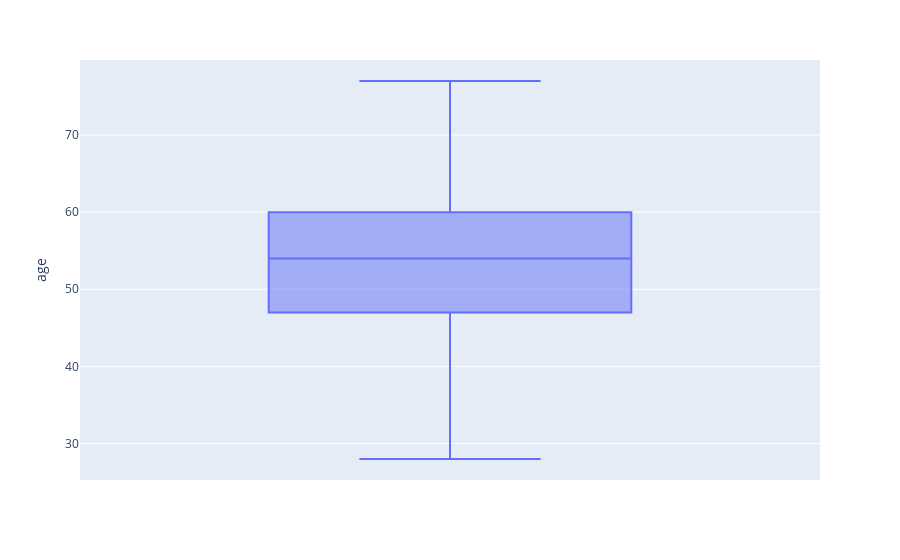
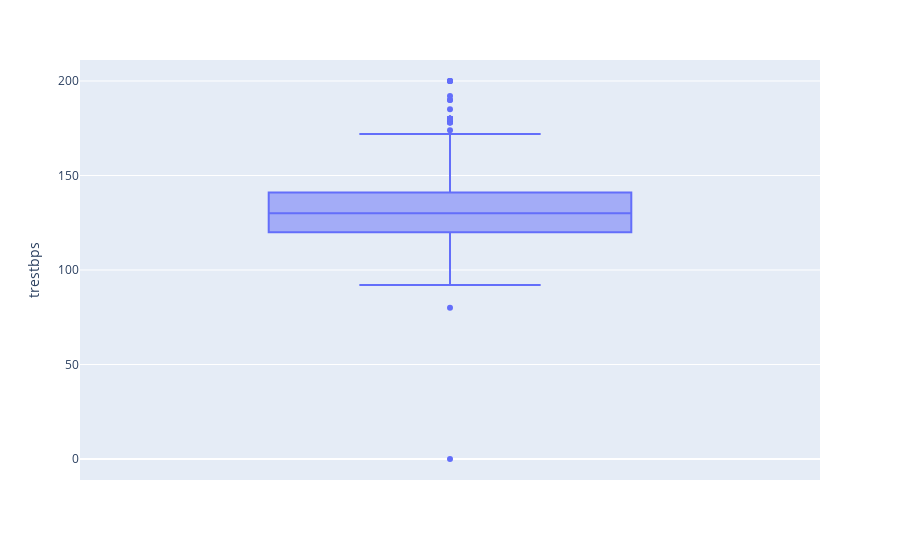
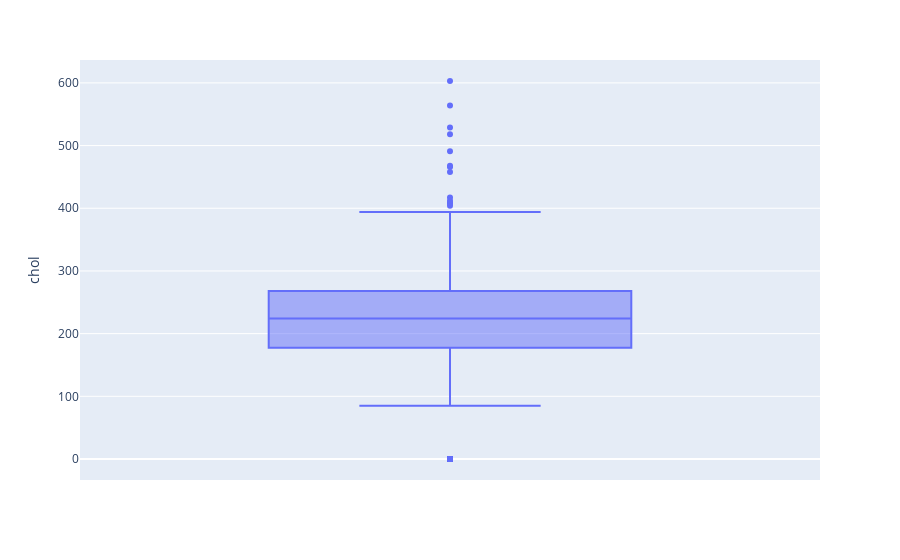
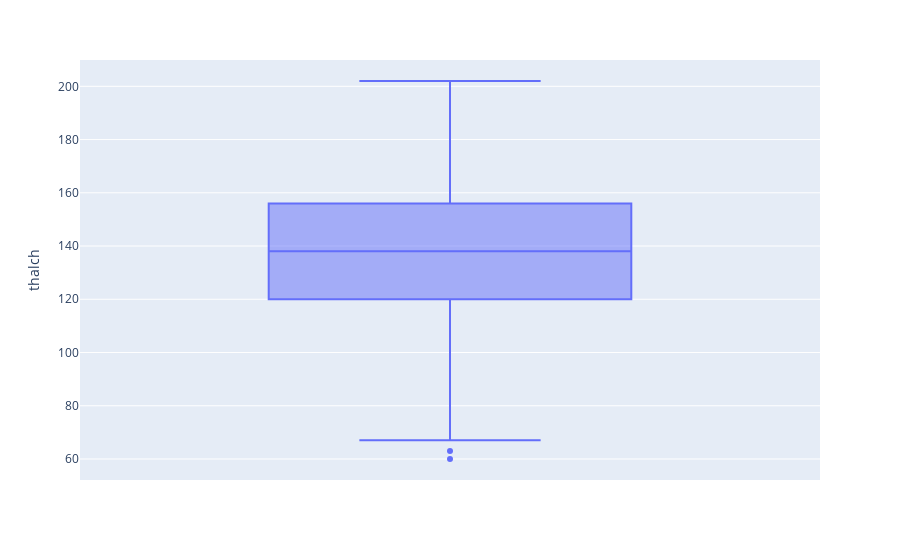

The notebook cell saved with these charts, in order:
### Code cell
# make box plots of all the numeric columns using for loop and plotly
fig = px.box(data_frame=df, y='age')
fig.show()

fig = px.box(data_frame=df, y='trestbps')
fig.show()

fig = px.box(data_frame=df, y='chol')
fig.show()

fig = px.box(data_frame=df, y='thalch')
fig.show()

fig = px.box(data_frame=df, y='oldpeak')
fig.show()

### Figure 1 — Plotly figure (JSON) as saved in the notebook; plotly's stock layout.template omitted (floating-point values rounded to 4 significant figures; data arrays with more than 128 entries replaced by an {"elided": "..."} marker saying what was removed)
{"data": [{"alignmentgroup": "True", "hovertemplate": "age=%{y}<extra></extra>", "legendgroup": "", "marker": {"color": "#636efa"}, "name": "", "notched": false, "offsetgroup": "", "orientation": "v", "showlegend": false, "type": "box", "x0": " ", "xaxis": "x", "y": {"elided": "920 int values"}, "y0": " ", "yaxis": "y"}], "layout": {"boxmode": "group", "legend": {"tracegroupgap": 0}, "margin": {"t": 60}, "xaxis": {"anchor": "y", "domain": [0, 1]}, "yaxis": {"anchor": "x", "domain": [0, 1], "title": {"text": "age"}}}}

### Figure 2 — Plotly figure (JSON) as saved in the notebook; plotly's stock layout.template omitted (floating-point values rounded to 4 significant figures; data arrays with more than 128 entries replaced by an {"elided": "..."} marker saying what was removed)
{"data": [{"alignmentgroup": "True", "hovertemplate": "trestbps=%{y}<extra></extra>", "legendgroup": "", "marker": {"color": "#636efa"}, "name": "", "notched": false, "offsetgroup": "", "orientation": "v", "showlegend": false, "type": "box", "x0": " ", "xaxis": "x", "y": {"elided": "920 float values"}, "y0": " ", "yaxis": "y"}], "layout": {"boxmode": "group", "legend": {"tracegroupgap": 0}, "margin": {"t": 60}, "xaxis": {"anchor": "y", "domain": [0, 1]}, "yaxis": {"anchor": "x", "domain": [0, 1], "title": {"text": "trestbps"}}}}

### Figure 3 — Plotly figure (JSON) as saved in the notebook; plotly's stock layout.template omitted (floating-point values rounded to 4 significant figures; data arrays with more than 128 entries replaced by an {"elided": "..."} marker saying what was removed)
{"data": [{"alignmentgroup": "True", "hovertemplate": "chol=%{y}<extra></extra>", "legendgroup": "", "marker": {"color": "#636efa"}, "name": "", "notched": false, "offsetgroup": "", "orientation": "v", "showlegend": false, "type": "box", "x0": " ", "xaxis": "x", "y": {"elided": "920 float values"}, "y0": " ", "yaxis": "y"}], "layout": {"boxmode": "group", "legend": {"tracegroupgap": 0}, "margin": {"t": 60}, "xaxis": {"anchor": "y", "domain": [0, 1]}, "yaxis": {"anchor": "x", "domain": [0, 1], "title": {"text": "chol"}}}}

### Figure 4 — Plotly figure (JSON) as saved in the notebook; plotly's stock layout.template omitted (floating-point values rounded to 4 significant figures; data arrays with more than 128 entries replaced by an {"elided": "..."} marker saying what was removed)
{"data": [{"alignmentgroup": "True", "hovertemplate": "thalch=%{y}<extra></extra>", "legendgroup": "", "marker": {"color": "#636efa"}, "name": "", "notched": false, "offsetgroup": "", "orientation": "v", "showlegend": false, "type": "box", "x0": " ", "xaxis": "x", "y": {"elided": "920 float values"}, "y0": " ", "yaxis": "y"}], "layout": {"boxmode": "group", "legend": {"tracegroupgap": 0}, "margin": {"t": 60}, "xaxis": {"anchor": "y", "domain": [0, 1]}, "yaxis": {"anchor": "x", "domain": [0, 1], "title": {"text": "thalch"}}}}
